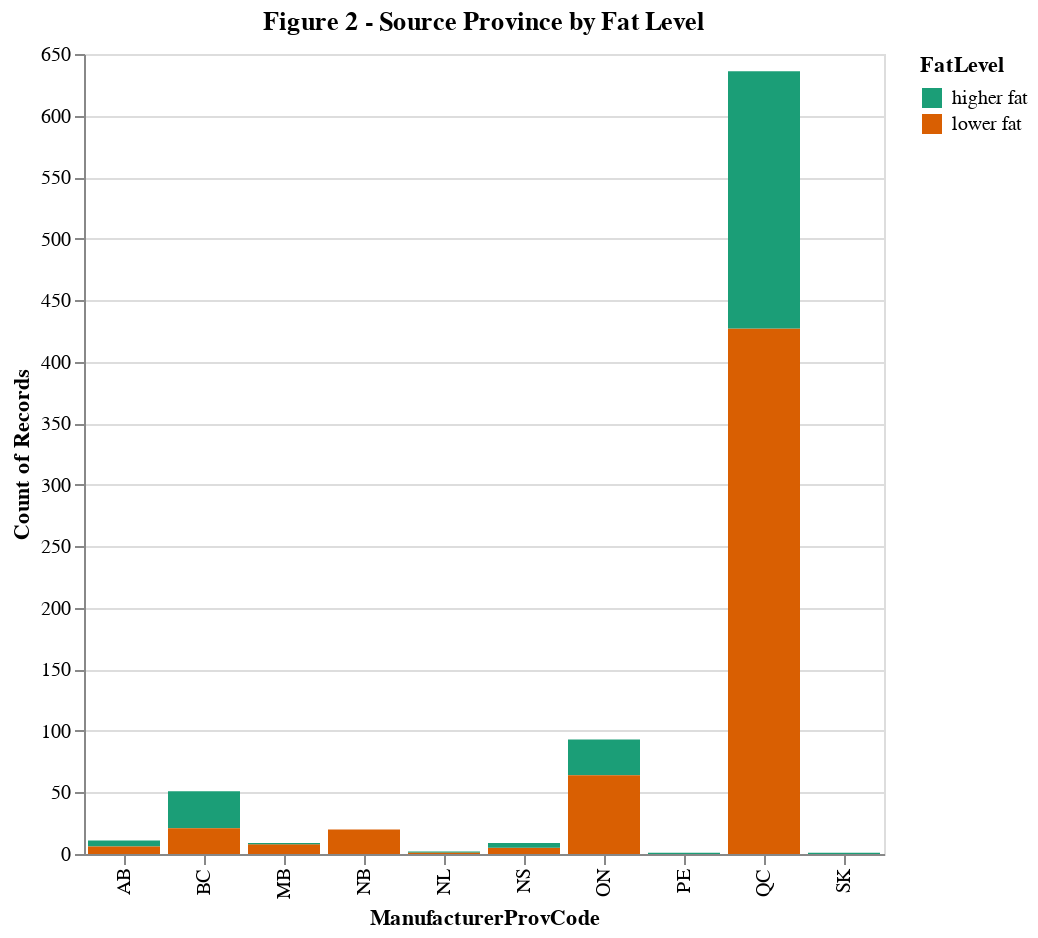

Notebook code cell kept with this figure:
### Code cell
#stack bar chart 
alt.Chart(train_df).mark_bar().encode(alt.X('ManufacturerProvCode:N'),
    alt.Y('count()'),alt.Color('FatLevel:N',scale=alt.Scale(scheme='dark2'))
).properties(title="Figure 2 - Source Province by Fat Level", width=400,
    height=400)

### Figure 1 — Vega-Lite specification as saved in the notebook (floating-point values rounded to 4 significant figures; data arrays with more than 128 entries replaced by an {"elided": "..."} marker saying what was removed)
{"config": {"view": {"continuousWidth": 400, "continuousHeight": 300}}, "data": {"name": "data-5863ed9f599964c7a31186f827ef5d41"}, "mark": "bar", "encoding": {"color": {"type": "nominal", "field": "FatLevel", "scale": {"scheme": "dark2"}}, "x": {"type": "nominal", "field": "ManufacturerProvCode"}, "y": {"type": "quantitative", "aggregate": "count"}}, "height": 400, "title": "Figure 2 - Source Province by Fat Level", "width": 400, "$schema": "https://vega.github.io/schema/vega-lite/v4.8.1.json", "datasets": {"data-5863ed9f599964c7a31186f827ef5d41": {"elided": "833 records"}}}
